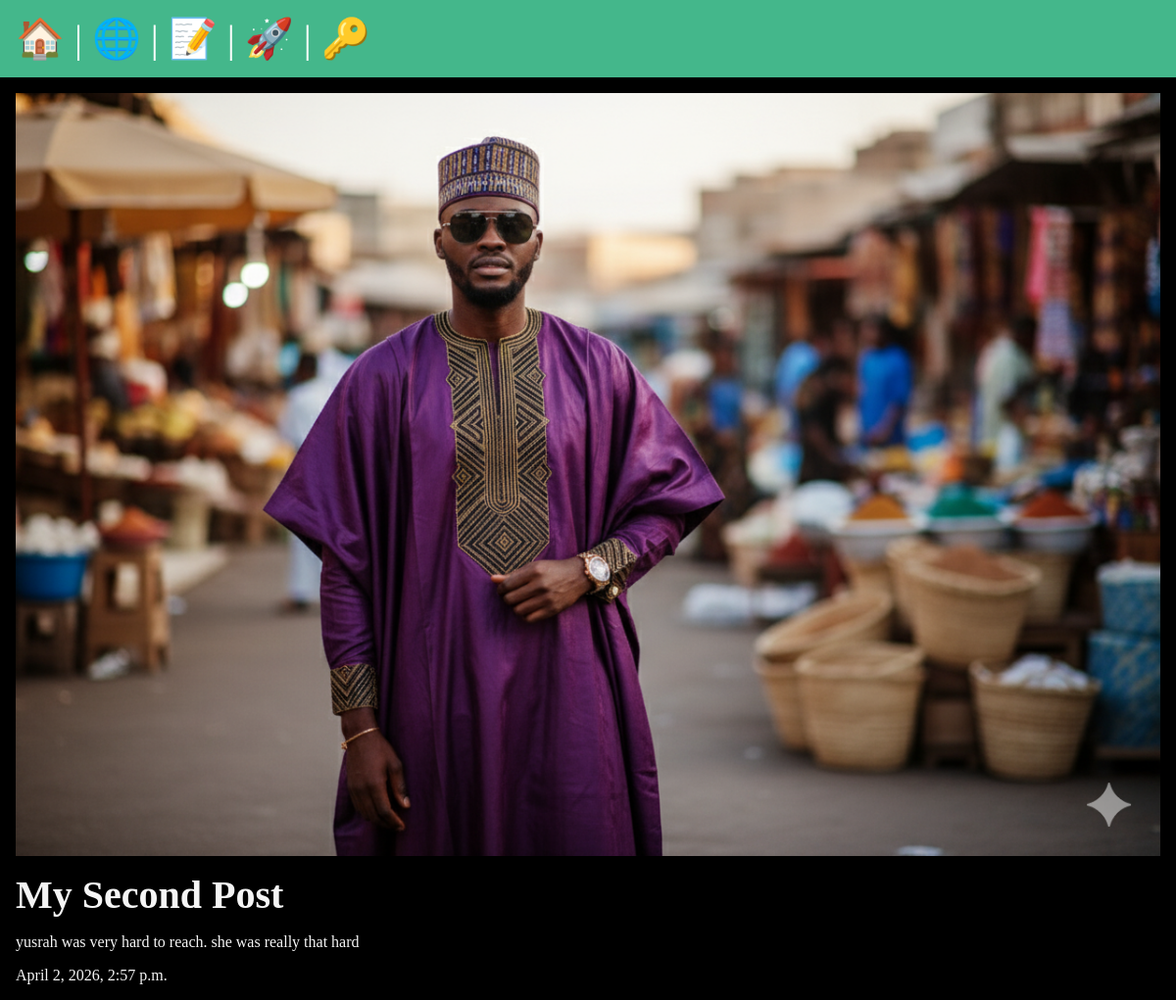
The page /posts/yusrah-very-hard on the database its author committed.
### posts/models.py (models this page shows, shortened)
class Post(models.Model):
    title = models.CharField(max_length=75)
    body = models.TextField()
    slug = models.SlugField()
    date = models.DateTimeField(auto_now_add=True)
    banner = models.ImageField(default='fallback.png', blank=True)
    author = models.ForeignKey(User, on_delete=models.CASCADE, null=True, blank=True)

### posts/views.py (the view)
# urls.py: path('<slug:slug>', views.post_page, name='page'),
def post_page(request, slug):
    post = Post.objects.get(slug=slug)
    return render(request, 'posts/post_page.html', {'post': post})

### posts/templates/posts/post_page.html (shortened to what this page needs)
{% extends "layout.html" %}
{% block  content%}
 <section>
    <img src="{{post.banner.url }}" alt="{{ post.title }}">
    <h2>{{ post.title }}</h2>
    <p>{{ post.body }}</p>
    <p>{{ post.date }}</p>
    </section>
{% endblock  %}

### static/css/style.css (style rules this page uses)
* { margin: 0; padding: 0; box-sizing: border-box; }
body { min-height: 100vh; background-color: black; color: whitesmoke; font-size: 3rem; }
section { display: flex; flex-flow:column; gap: 1rem; }
h1, h2 { font-size: 2.5rem; }
p { font-size: 1rem; }

### rows shown on the page
Post: banner (picture), title "My Second Post", body "yusrah was very hard to reach. she was really that hard", date "April 2, 2026, 2:57 p.m."
